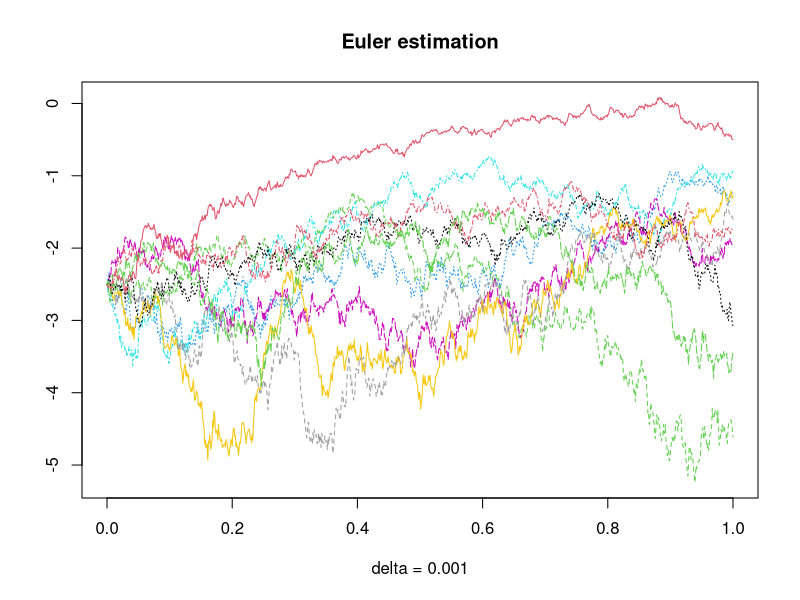

Write the R code that produced this figure.
library(MASS)

Wien = function(num, delta){
  rn<-rnorm(n=num, m=0, sd=1)
  c(0, cumsum(rn))*sqrt(delta)}

Euler_est = function(delta, t_max, t_0=0){
  t = seq(t_0, t_max, by = delta)                    
  n = length(t)
  x = c(x0)
  w = Wien(n, delta)
  for(k in 1:(n-1))
    x<-c(x, x[k] + a(t[k], x[k])*delta + b(t[k],x[k])*(w[k+1]-w[k]))
  return(x)
}

x0 = -2.5
delta = 0.001 #0.001
a = function(t, x) atan(2 + x*t)
b = function(t, x) log(1 + t + x*x)
t = seq(0, 1, by = delta)                    
n = length(t)

x =  matrix(nrow=10, ncol=n)
for(i in 1:10)
  x[i,] = Euler_est(delta, 1)

matplot(t, t(x[1:10,]), col=c(2:11), type = "l", main = "Euler estimation", xlab = "delta = 0.001", ylab = "")
